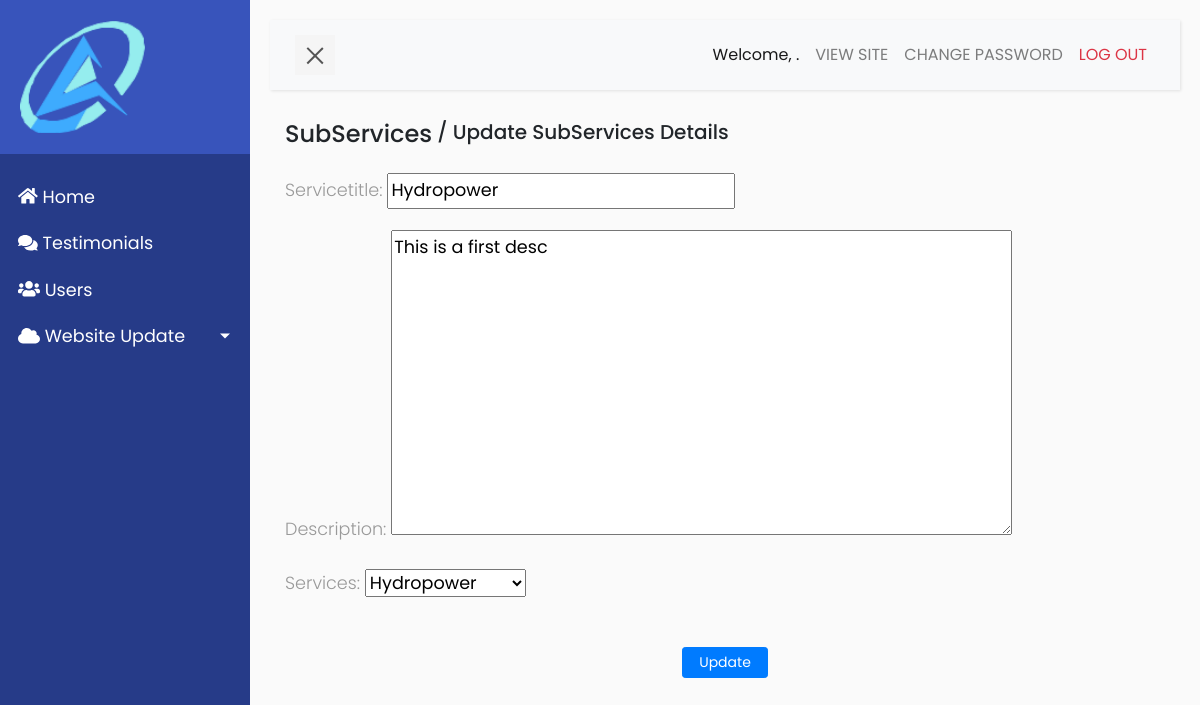
Page /subservices/update/4/ on the earlier database version.
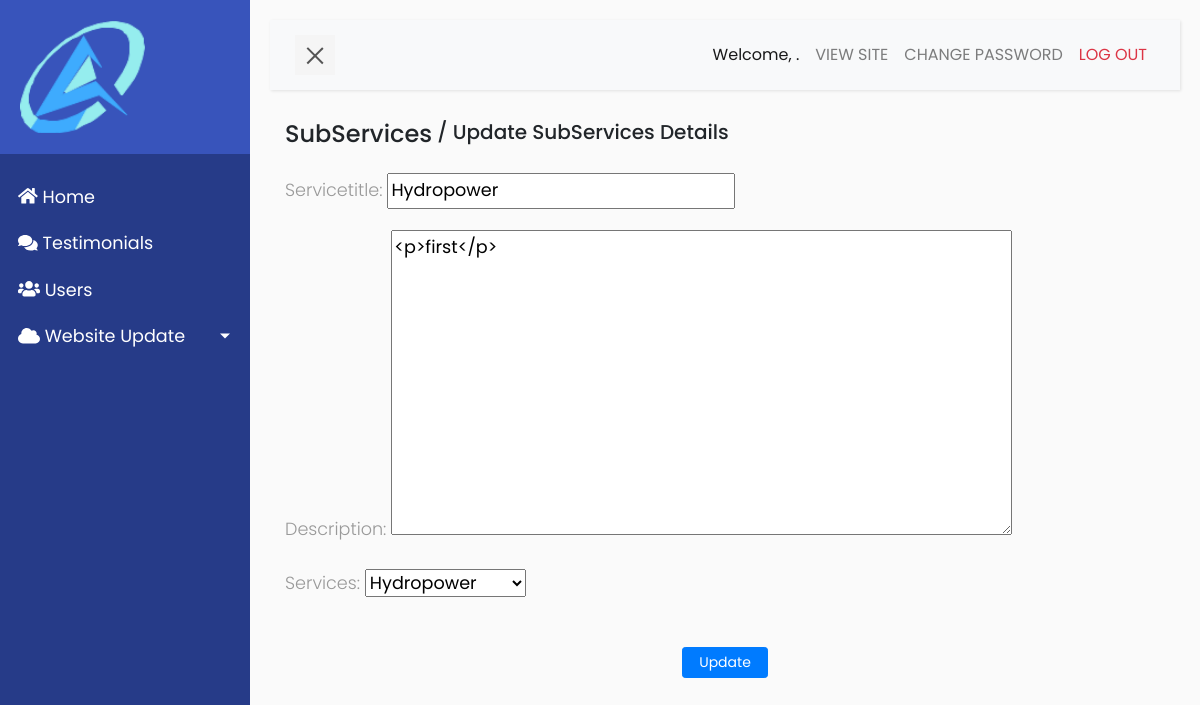
Same page on the later database version.
### constructionapp/models.py (models this page shows, shortened)
class SubServiceslist(models.Model):
    servicetitle = models.CharField(max_length=50, null=False, blank=False)
    description =RichTextUploadingField(blank=True, null=True)
    services = models.ForeignKey(Services, on_delete=models.CASCADE, related_name='subservices')

### constructionapp/views.py (the view, shortened to what this page needs)
# urls.py: path('subservices/update/<int:pk>/', views.SubServiceUpdateView.as_view(), name ='update_subservices'),
class SubServiceUpdateView(UpdateView):
    model = SubServiceslist
    form_class = SubServicesForm
    template_name = 'page/services/subservices/update.html'

### constructionapp/forms.py
class SubServicesForm(forms.ModelForm):
    class Meta:
        model = SubServiceslist
        fields = '__all__'

### constructionapp/models.py (called while the page is built)
    def __str__(self):
        return self.title

### constructionapp/templates/page/services/subservices/update.html (shortened to what this page needs)
{% extends 'base.html' %}
{% block content %}
<div class="container">
    <div class="row">
        <div class="col-xs-12 col-sm-12 col-md-12 col-xl-12 d-flex">
                <h4 class=" mb-4">SubServices </h4>
            <h5>
                &nbsp;/&nbsp;Update SubServices Details
            </h5>
        </div>
    </div>
                <form method="POST" enctype="multipart/form-data">
                    {{form.as_p}}
                                <div class="form-group text-center">
                                    <input
                                        type="submit"
                                        class="btn btn-primary btn-sm mt-4 pl-3 pr-3 text-center"
                                        value="Update">
                                </div>
                        </div>
</div>
{% endblock content %}

Differences in the rows shown:
changed SubServiceslist "Hydropower": description "This is a first desc" → "<p>first</p>"
